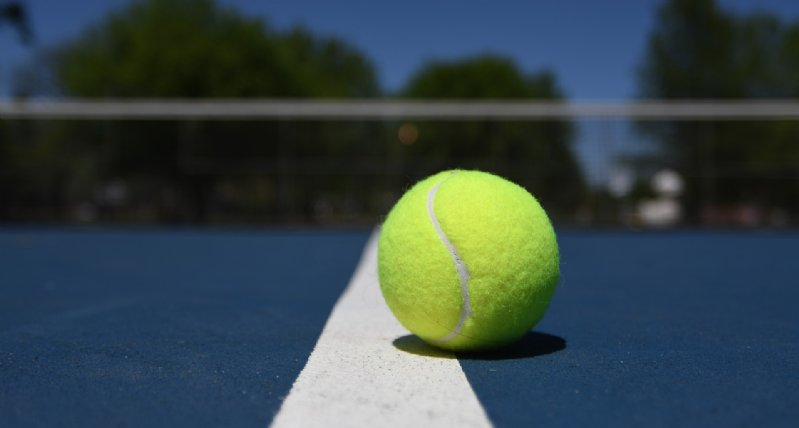
#> input picture ComputerVision/Lecture 01 - Computer Vision and Image Processing/Images/TennisBall.png, 799 x 428 px, found by its file name
$ jupyter execute --allow-errors Lecture_01_Intro2ImageProc.ipynb   (shell and % lines are left out)
#> lines starting #> are read from the running program, lines starting #| are printed output that depends on the picture; after the words box and inside, x2 and y2 are one past the last pixel; in counts of white or black regions, pixels touching at a corner belong together
<a href="https://colab.research.google.com/github/andrehochuli/teaching/blob/main/ComputerVision/Lecture%2001%20-%20Computer%20Vision%20and%20Image%20Processing/Lecture_01_Intro2ImageProc.ipynb" target="_parent"></a>

[cell 1]
import cv2
import numpy as np
import matplotlib.pyplot as plt
from google.colab.patches import cv2_imshow # for image display

[cell 2]
#Getting retrieving some imagens from URL

#Manipulating Images With Opencv

[cell 3]
#Loading a color image from disk
img_color = cv2.imread('pucpr.png',cv2.IMREAD_COLOR)
#> (the rest of this cell did not finish here and is left out)

[cell 4]
#Loading a gray image from disk
img_gray = cv2.imread('pucpr.png', cv2.IMREAD_GRAYSCALE)
#> (the rest of this cell did not finish here and is left out)

[cell 5]
#Loading a color image from disk and convert to grayscale
img_color = cv2.imread('pucpr.png',cv2.IMREAD_COLOR)

#Convert Function
#> (the rest of this cell did not finish here and is left out)

[cell 6]
#Upscale and Downscale
original = cv2.imread('campus.png',cv2.IMREAD_COLOR)
#> (the rest of this cell did not finish here and is left out)

[cell 7]
#Lets show the pixels with a simple digit image (grayscale)
img_digit = cv2.imread('digit7.png',cv2.IMREAD_GRAYSCALE)
#> (the rest of this cell did not finish here and is left out)

#> (a cell that did not finish here is left out)

#Drawing Functions
https://docs.opencv.org/4.5.2/dc/da5/tutorial_py_drawing_functions.html

[cell 9]
img = np.zeros((512,512,3), np.uint8)

cv2.line(img,(0,0),(511,511),(255,0,0),5) #BGB (255,0,0)
cv2.rectangle(img,(384,0),(510,128),(0,255,0),3)
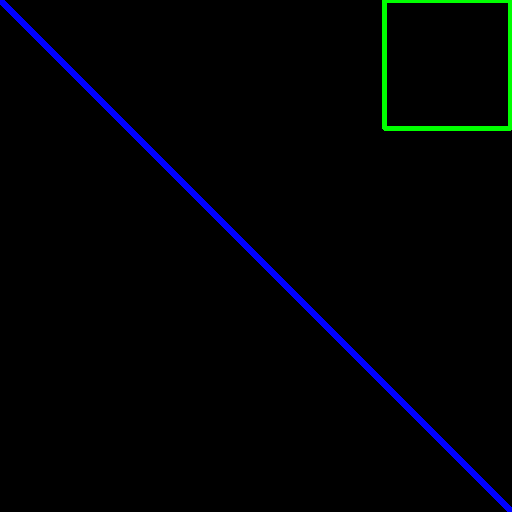
#> img: shape (512, 512, 3); mean of channels 0, 1, 2 4.5, 2.1, 0; drawn as B, G, R
cv2.circle(img,(447,63), 63, (0,255,255), -1)

pt = (320,256)

cv2.circle(img,pt, 20, (100,76,255), 5)
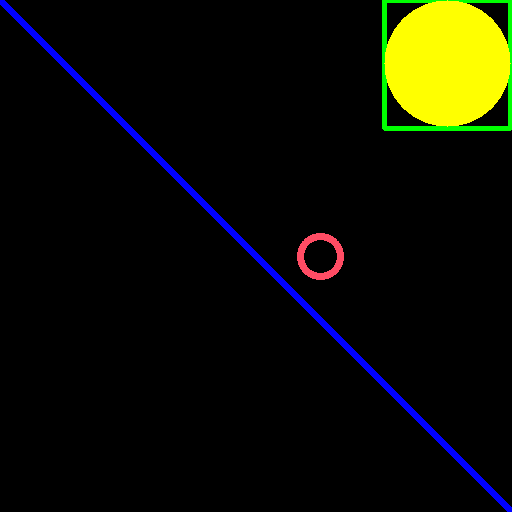
#> img: shape (512, 512, 3); mean of channels 0, 1, 2 4.8, 14.3, 13; drawn as B, G, R

for i in range(0,256):
  img[200,i] = (80,200,255)
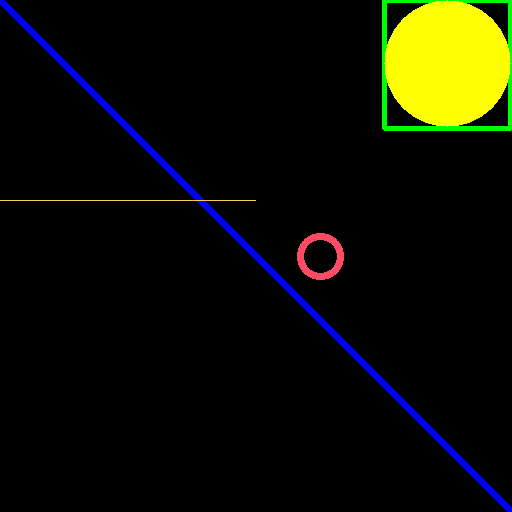
#> img: shape (512, 512, 3); 0.1% of pixels changed, all inside (x1, y1, x2, y2) = (0, 200, 256, 201); drawn as B, G, R


cv2_imshow(img)

#> (a cell that did not finish here is left out)

#Practice 1

Compute a image histogram for the PUCPR Logo in grayscale. You need to implement by your own. Do not use Opencv Functions.

The histogram compute the frequencies of each pixel value (0-255)

[cell 11]
#Implement Practive 1 here

#Practice 2

Extract each channel from the color image and show them. You can use any image.

[cell 12]
#Implement Practice 2 here

#Practice 3

Using OpenCV implement some image transformation such as:
* Flip
* Resize
* Concatenate two or more images
* Change several pixel values

[cell 13]
#Implement Practice 3 here

#Now, it is up to you!
Take a look at the link image. Try to find the tomato and the tennis ball. Use functions and search for new ones!

The final result should be an image with a rectangle bounding the tomato.

[cell 14]


im_crayon = cv2.imread('crayon.png', cv2.IMREAD_COLOR)
im_salad = cv2.imread('salad.png', cv2.IMREAD_COLOR)
im_tennis = cv2.imread('tennisball.png', cv2.IMREAD_COLOR)
#> im_tennis is the input picture: shape (428, 799, 3); mean B, G, R 73.6, 71.1, 55.2

cv2_imshow(im_crayon)
cv2_imshow(im_salad)
cv2_imshow(im_tennis)
